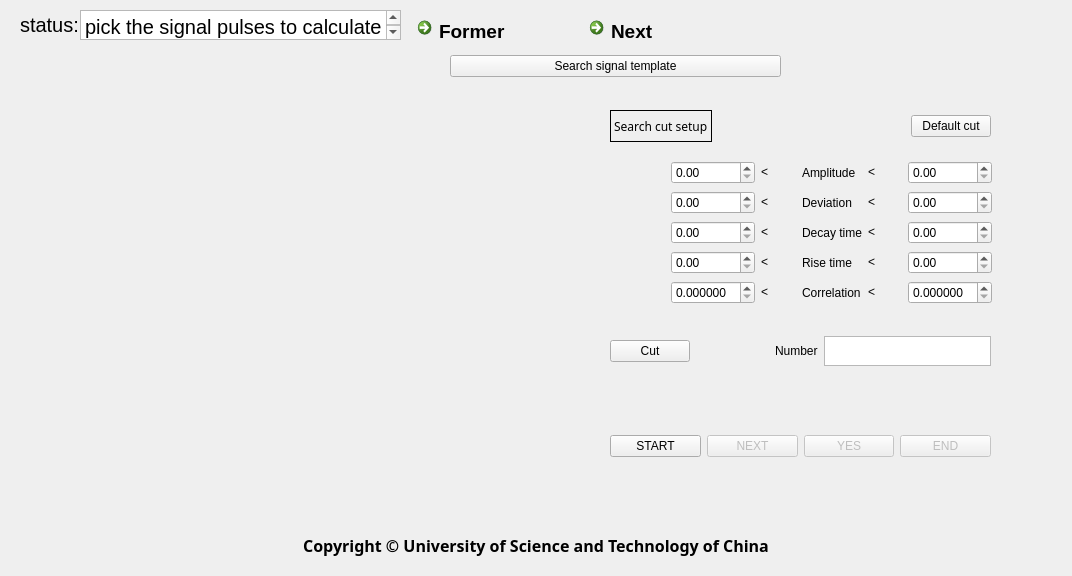
<?xml version="1.0" encoding="UTF-8"?>
<ui version="4.0">
 <class>MainWindow</class>
 <widget class="QMainWindow" name="MainWindow">
  <property name="geometry">
   <rect>
    <x>0</x>
    <y>0</y>
    <width>1072</width>
    <height>576</height>
   </rect>
  </property>
  <property name="font">
   <font>
    <underline>false</underline>
   </font>
  </property>
  <property name="windowTitle">
   <string>MainWindow</string>
  </property>
  <widget class="QWidget" name="centralwidget">
   <widget class="QLabel" name="label">
    <property name="geometry">
     <rect>
      <x>20</x>
      <y>10</y>
      <width>58</width>
      <height>30</height>
     </rect>
    </property>
    <property name="font">
     <font>
      <pointsize>15</pointsize>
      <underline>false</underline>
     </font>
    </property>
    <property name="text">
     <string>status:</string>
    </property>
   </widget>
   <widget class="QTextBrowser" name="textBrowser">
    <property name="geometry">
     <rect>
      <x>80</x>
      <y>10</y>
      <width>321</width>
      <height>30</height>
     </rect>
    </property>
    <property name="maximumSize">
     <size>
      <width>16777215</width>
      <height>30</height>
     </size>
    </property>
    <property name="font">
     <font>
      <pointsize>15</pointsize>
      <underline>false</underline>
     </font>
    </property>
    <property name="html">
     <string>&lt;!DOCTYPE HTML PUBLIC &quot;-//W3C//DTD HTML 4.0//EN&quot; &quot;http://www.w3.org/TR/REC-html40/strict.dtd&quot;&gt;
&lt;html&gt;&lt;head&gt;&lt;meta name=&quot;qrichtext&quot; content=&quot;1&quot; /&gt;&lt;style type=&quot;text/css&quot;&gt;
p, li { white-space: pre-wrap; }
&lt;/style&gt;&lt;/head&gt;&lt;body style=&quot; font-family:'.AppleSystemUIFont'; font-size:15pt; font-weight:400; font-style:normal;&quot;&gt;
&lt;p style=&quot; margin-top:0px; margin-bottom:0px; margin-left:0px; margin-right:0px; -qt-block-indent:0; text-indent:0px;&quot;&gt;pick the signal pulses to calculate template&lt;/p&gt;&lt;/body&gt;&lt;/html&gt;</string>
    </property>
   </widget>
   <widget class="MplWidget" name="MplWidget" native="true">
    <property name="enabled">
     <bool>true</bool>
    </property>
    <property name="geometry">
     <rect>
      <x>20</x>
      <y>90</y>
      <width>551</width>
      <height>431</height>
     </rect>
    </property>
    <property name="mouseTracking">
     <bool>true</bool>
    </property>
    <property name="tabletTracking">
     <bool>true</bool>
    </property>
   </widget>
   <widget class="QLabel" name="label_16">
    <property name="geometry">
     <rect>
      <x>136</x>
      <y>530</y>
      <width>800</width>
      <height>30</height>
     </rect>
    </property>
    <property name="font">
     <font>
      <family>MS PGothic</family>
      <pointsize>12</pointsize>
      <weight>75</weight>
      <bold>true</bold>
      <underline>false</underline>
     </font>
    </property>
    <property name="text">
     <string>Copyright © University of Science and Technology of China</string>
    </property>
    <property name="alignment">
     <set>Qt::AlignCenter</set>
    </property>
    <property name="wordWrap">
     <bool>true</bool>
    </property>
   </widget>
   <widget class="QWidget" name="layoutWidget">
    <property name="geometry">
     <rect>
      <x>410</x>
      <y>10</y>
      <width>338</width>
      <height>30</height>
     </rect>
    </property>
    <layout class="QGridLayout" name="gridLayout">
     <item row="0" column="0">
      <widget class="QCommandLinkButton" name="commandLinkButton_former">
       <property name="maximumSize">
        <size>
         <width>16777215</width>
         <height>30</height>
        </size>
       </property>
       <property name="font">
        <font>
         <pointsize>14</pointsize>
         <underline>false</underline>
        </font>
       </property>
       <property name="text">
        <string>Former</string>
       </property>
      </widget>
     </item>
     <item row="0" column="1">
      <widget class="QCommandLinkButton" name="commandLinkButton_next">
       <property name="maximumSize">
        <size>
         <width>16777215</width>
         <height>30</height>
        </size>
       </property>
       <property name="font">
        <font>
         <pointsize>14</pointsize>
         <underline>false</underline>
        </font>
       </property>
       <property name="text">
        <string>Next</string>
       </property>
      </widget>
     </item>
    </layout>
   </widget>
   <widget class="QWidget" name="layoutWidget">
    <property name="geometry">
     <rect>
      <x>450</x>
      <y>50</y>
      <width>331</width>
      <height>32</height>
     </rect>
    </property>
    <layout class="QHBoxLayout" name="horizontalLayout">
     <item>
      <widget class="QPushButton" name="pushButton_search">
       <property name="text">
        <string>Search signal template</string>
       </property>
       <property name="checkable">
        <bool>false</bool>
       </property>
      </widget>
     </item>
    </layout>
   </widget>
   <widget class="QWidget" name="gridLayoutWidget">
    <property name="geometry">
     <rect>
      <x>671</x>
      <y>160</y>
      <width>321</width>
      <height>147</height>
     </rect>
    </property>
    <layout class="QGridLayout" name="gridLayout_3">
     <item row="1" column="1">
      <widget class="QLabel" name="label_7">
       <property name="text">
        <string>&lt;</string>
       </property>
      </widget>
     </item>
     <item row="1" column="4">
      <widget class="QDoubleSpinBox" name="doubleSpinBox_blRMSmax">
       <property name="minimumSize">
        <size>
         <width>80</width>
         <height>0</height>
        </size>
       </property>
       <property name="decimals">
        <number>2</number>
       </property>
       <property name="maximum">
        <double>10000.000000000000000</double>
       </property>
      </widget>
     </item>
     <item row="1" column="0">
      <widget class="QDoubleSpinBox" name="doubleSpinBox_blRMSmin">
       <property name="minimumSize">
        <size>
         <width>80</width>
         <height>0</height>
        </size>
       </property>
       <property name="decimals">
        <number>2</number>
       </property>
       <property name="maximum">
        <double>10000.000000000000000</double>
       </property>
      </widget>
     </item>
     <item row="0" column="4">
      <widget class="QDoubleSpinBox" name="doubleSpinBox_ampmax">
       <property name="minimumSize">
        <size>
         <width>80</width>
         <height>0</height>
        </size>
       </property>
       <property name="decimals">
        <number>2</number>
       </property>
       <property name="maximum">
        <double>1000000.000000000000000</double>
       </property>
      </widget>
     </item>
     <item row="2" column="0">
      <widget class="QDoubleSpinBox" name="doubleSpinBox_dtmin">
       <property name="minimumSize">
        <size>
         <width>80</width>
         <height>0</height>
        </size>
       </property>
       <property name="decimals">
        <number>2</number>
       </property>
       <property name="maximum">
        <double>10000.000000000000000</double>
       </property>
      </widget>
     </item>
     <item row="1" column="3">
      <widget class="QLabel" name="label_9">
       <property name="text">
        <string>&lt;</string>
       </property>
      </widget>
     </item>
     <item row="0" column="0">
      <widget class="QDoubleSpinBox" name="doubleSpinBox_ampmin">
       <property name="minimumSize">
        <size>
         <width>80</width>
         <height>0</height>
        </size>
       </property>
       <property name="decimals">
        <number>2</number>
       </property>
       <property name="maximum">
        <double>1000000.000000000000000</double>
       </property>
      </widget>
     </item>
     <item row="1" column="2">
      <widget class="QLabel" name="label_8">
       <property name="text">
        <string>Deviation</string>
       </property>
      </widget>
     </item>
     <item row="0" column="3">
      <widget class="QLabel" name="label_2">
       <property name="text">
        <string>&lt;</string>
       </property>
      </widget>
     </item>
     <item row="0" column="2">
      <widget class="QLabel" name="label_amp">
       <property name="text">
        <string>Amplitude</string>
       </property>
      </widget>
     </item>
     <item row="5" column="0">
      <widget class="QDoubleSpinBox" name="doubleSpinBox_coefmin">
       <property name="minimumSize">
        <size>
         <width>80</width>
         <height>0</height>
        </size>
       </property>
       <property name="decimals">
        <number>6</number>
       </property>
       <property name="maximum">
        <double>1.000000000000000</double>
       </property>
      </widget>
     </item>
     <item row="0" column="1">
      <widget class="QLabel" name="label_3">
       <property name="text">
        <string>&lt;</string>
       </property>
      </widget>
     </item>
     <item row="2" column="2">
      <widget class="QLabel" name="label_11">
       <property name="text">
        <string>Decay time</string>
       </property>
      </widget>
     </item>
     <item row="4" column="0">
      <widget class="QDoubleSpinBox" name="doubleSpinBox_rtmin">
       <property name="minimumSize">
        <size>
         <width>80</width>
         <height>0</height>
        </size>
       </property>
       <property name="decimals">
        <number>2</number>
       </property>
       <property name="maximum">
        <double>10000.000000000000000</double>
       </property>
      </widget>
     </item>
     <item row="2" column="4">
      <widget class="QDoubleSpinBox" name="doubleSpinBox_dtmax">
       <property name="minimumSize">
        <size>
         <width>80</width>
         <height>0</height>
        </size>
       </property>
       <property name="decimals">
        <number>2</number>
       </property>
       <property name="maximum">
        <double>10000.000000000000000</double>
       </property>
      </widget>
     </item>
     <item row="4" column="4">
      <widget class="QDoubleSpinBox" name="doubleSpinBox_rtmax">
       <property name="minimumSize">
        <size>
         <width>80</width>
         <height>0</height>
        </size>
       </property>
       <property name="decimals">
        <number>2</number>
       </property>
       <property name="maximum">
        <double>10000.000000000000000</double>
       </property>
      </widget>
     </item>
     <item row="5" column="4">
      <widget class="QDoubleSpinBox" name="doubleSpinBox_coefmax">
       <property name="minimumSize">
        <size>
         <width>80</width>
         <height>0</height>
        </size>
       </property>
       <property name="decimals">
        <number>6</number>
       </property>
       <property name="maximum">
        <double>1.000000000000000</double>
       </property>
      </widget>
     </item>
     <item row="2" column="3">
      <widget class="QLabel" name="label_12">
       <property name="text">
        <string>&lt;</string>
       </property>
      </widget>
     </item>
     <item row="4" column="3">
      <widget class="QLabel" name="label_15">
       <property name="text">
        <string>&lt;</string>
       </property>
      </widget>
     </item>
     <item row="2" column="1">
      <widget class="QLabel" name="label_4">
       <property name="text">
        <string>&lt;</string>
       </property>
      </widget>
     </item>
     <item row="4" column="1">
      <widget class="QLabel" name="label_10">
       <property name="text">
        <string>&lt;</string>
       </property>
      </widget>
     </item>
     <item row="4" column="2">
      <widget class="QLabel" name="label_13">
       <property name="text">
        <string>Rise time</string>
       </property>
      </widget>
     </item>
     <item row="5" column="2">
      <widget class="QLabel" name="label_26">
       <property name="text">
        <string>Correlation</string>
       </property>
      </widget>
     </item>
     <item row="5" column="1">
      <widget class="QLabel" name="label_27">
       <property name="text">
        <string>&lt;</string>
       </property>
      </widget>
     </item>
     <item row="5" column="3">
      <widget class="QLabel" name="label_28">
       <property name="text">
        <string>&lt;</string>
       </property>
      </widget>
     </item>
    </layout>
   </widget>
   <widget class="QWidget" name="gridLayoutWidget_3">
    <property name="geometry">
     <rect>
      <x>610</x>
      <y>330</y>
      <width>381</width>
      <height>42</height>
     </rect>
    </property>
    <layout class="QGridLayout" name="gridLayout_4">
     <item row="0" column="3">
      <widget class="QTextBrowser" name="textBrowser_bl">
       <property name="enabled">
        <bool>true</bool>
       </property>
       <property name="sizePolicy">
        <sizepolicy hsizetype="Expanding" vsizetype="Fixed">
         <horstretch>0</horstretch>
         <verstretch>0</verstretch>
        </sizepolicy>
       </property>
       <property name="maximumSize">
        <size>
         <width>16777215</width>
         <height>30</height>
        </size>
       </property>
      </widget>
     </item>
     <item row="0" column="2">
      <widget class="QLabel" name="label_num">
       <property name="text">
        <string>Number</string>
       </property>
      </widget>
     </item>
     <item row="0" column="0">
      <widget class="QPushButton" name="pushButton_cut">
       <property name="text">
        <string>Cut</string>
       </property>
      </widget>
     </item>
     <item row="0" column="1">
      <spacer name="horizontalSpacer_2">
       <property name="orientation">
        <enum>Qt::Horizontal</enum>
       </property>
       <property name="sizeHint" stdset="0">
        <size>
         <width>168</width>
         <height>27</height>
        </size>
       </property>
      </spacer>
     </item>
    </layout>
   </widget>
   <widget class="QWidget" name="layoutWidget_2">
    <property name="geometry">
     <rect>
      <x>610</x>
      <y>430</y>
      <width>381</width>
      <height>32</height>
     </rect>
    </property>
    <layout class="QHBoxLayout" name="horizontalLayout_2">
     <item>
      <widget class="QPushButton" name="pushButton_start">
       <property name="text">
        <string>START</string>
       </property>
      </widget>
     </item>
     <item>
      <widget class="QPushButton" name="pushButton_next">
       <property name="enabled">
        <bool>false</bool>
       </property>
       <property name="text">
        <string>NEXT</string>
       </property>
      </widget>
     </item>
     <item>
      <widget class="QPushButton" name="pushButton_yes">
       <property name="enabled">
        <bool>false</bool>
       </property>
       <property name="text">
        <string>YES</string>
       </property>
       <property name="checkable">
        <bool>false</bool>
       </property>
      </widget>
     </item>
     <item>
      <widget class="QPushButton" name="pushButton_end">
       <property name="enabled">
        <bool>false</bool>
       </property>
       <property name="text">
        <string>END</string>
       </property>
       <property name="checkable">
        <bool>false</bool>
       </property>
      </widget>
     </item>
    </layout>
   </widget>
   <widget class="QWidget" name="horizontalLayoutWidget">
    <property name="geometry">
     <rect>
      <x>610</x>
      <y>110</y>
      <width>381</width>
      <height>32</height>
     </rect>
    </property>
    <layout class="QHBoxLayout" name="horizontalLayout_3">
     <item>
      <widget class="QLabel" name="label_14">
       <property name="font">
        <font>
         <family>Heiti SC</family>
         <underline>false</underline>
        </font>
       </property>
       <property name="frameShape">
        <enum>QFrame::Box</enum>
       </property>
       <property name="text">
        <string>Search cut setup</string>
       </property>
      </widget>
     </item>
     <item>
      <spacer name="horizontalSpacer">
       <property name="orientation">
        <enum>Qt::Horizontal</enum>
       </property>
       <property name="sizeHint" stdset="0">
        <size>
         <width>40</width>
         <height>20</height>
        </size>
       </property>
      </spacer>
     </item>
     <item>
      <widget class="QPushButton" name="pushButton_defaultcut">
       <property name="text">
        <string>Default cut</string>
       </property>
      </widget>
     </item>
    </layout>
   </widget>
  </widget>
 </widget>
 <customwidgets>
  <customwidget>
   <class>MplWidget</class>
   <extends>QWidget</extends>
   <header location="global">mplwidget.h</header>
   <container>1</container>
  </customwidget>
 </customwidgets>
 <resources/>
 <connections/>
</ui>
